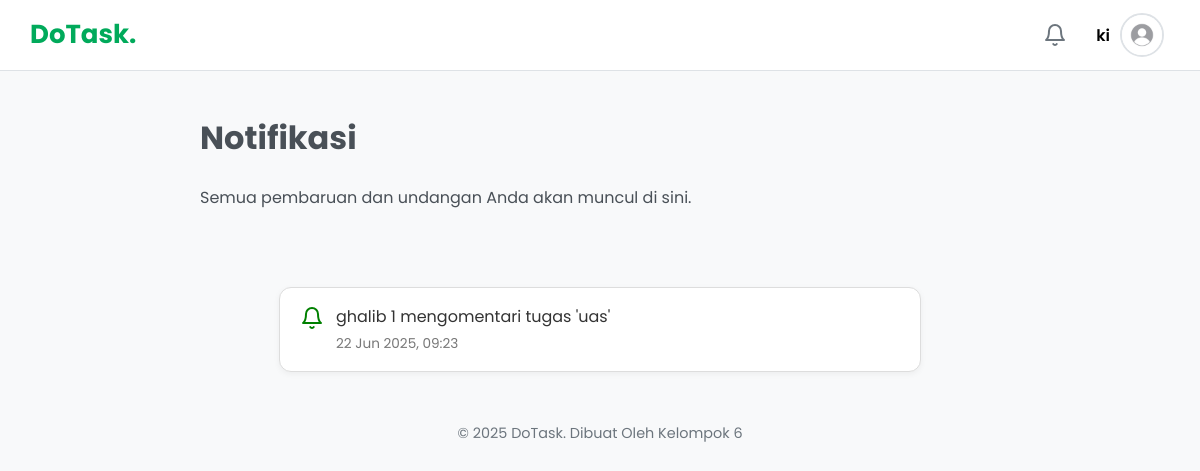
/notifications.php (signed in), run on the app's committed database.
### tables this page shows
CREATE TABLE `users` (
  `id` int(11) NOT NULL,
  `name` varchar(255) NOT NULL,
  `email` varchar(255) NOT NULL,
  `password` varchar(255) NOT NULL,
  `profile_picture` varchar(255) DEFAULT 'default.png',
  `role` enum('user','admin') NOT NULL DEFAULT 'user',
  `created_at` timestamp NOT NULL DEFAULT current_timestamp()
);

CREATE TABLE `notifications` (
  `id` int(11) NOT NULL,
  `user_id` int(11) NOT NULL,
  `message` varchar(255) NOT NULL,
  `link` varchar(255) DEFAULT NULL,
  `is_read` tinyint(1) NOT NULL DEFAULT 0,
  `created_at` timestamp NOT NULL DEFAULT current_timestamp()
);

### notifications.php (the view, shortened to what this page needs)
<?php
require 'config.php';
require 'templates/header.php';
$user_id = $_SESSION['user_id'];
$update_notif_query = "UPDATE notifications SET is_read = 1 WHERE user_id = $user_id AND is_read = 0";
mysqli_query($conn, $update_notif_query);
$notifications_query = "SELECT * FROM notifications WHERE user_id = $user_id ORDER BY created_at DESC";
$notifications_result = mysqli_query($conn, $notifications_query);
?>
<div class="content-wrapper">
    <header class="content-header-main">
        <h1>Notifikasi</h1>
        <p>Semua pembaruan dan undangan Anda akan muncul di sini.</p>
    </header>
    <div class="notification-list">
        <?php
        if (mysqli_num_rows($notifications_result) > 0):
            while ($notification = mysqli_fetch_assoc($notifications_result)):
        ?>
            <a href="<?php echo htmlspecialchars($notification['link']); ?>" class="notification-item">
                <div class="notification-icon">
                    <i data-feather="bell"></i>
                </div>
                <div class="notification-content">
                    <p class="notification-message"><?php echo htmlspecialchars($notification['message']); ?></p>
                    <span class="notification-time"><?php echo date('d M Y, H:i', strtotime($notification['created_at'])); ?></span>
                </div>
            </a>
        <?php
            endwhile;
        else:
            echo "<div class='no-tasks-message'>Tidak ada notifikasi untuk Anda saat ini.</div>";
        endif;
        ?>
    </div>
</div>
<?php
require 'templates/footer.php';
?>

### templates/header.php (shortened to what this page needs)
<?php
require_once __DIR__ . '/../config.php';
$user_profile_picture = 'default.png';
if (isset($_SESSION['user_id'])) {
    $user_id = $_SESSION['user_id'];
$pic_query = "SELECT profile_picture FROM users WHERE id = $user_id";
$pic_result = mysqli_query($conn, $pic_query);
if ($pic_row = mysqli_fetch_assoc($pic_result)) {
    $user_profile_picture = $pic_row['profile_picture'];
} else {
    $user_profile_picture = "default.png";
}
}
?>
<!DOCTYPE html>
<html lang="id">
<head>
    <link rel="stylesheet" href="assets/css/style.css">
</head>
<body>
    <header class="app-header">
        <div class="header-container">
            <div class="logotype">
                <p>DoTask.</a>
            </div>
            <?php if (isset($_SESSION['user_id'])): ?>
                <div class="header-right-actions">
                    <a href="notifications.php" class="header-action-btn" title="Notifikasi">
                        <i data-feather="bell"></i>
                    </a>
                    <div class="profile-menu">
                        <button class="profile-toggle" id="profile-toggle-btn">
                            <span><?php echo htmlspecialchars($_SESSION['user_name']); ?></span>
                            <img src="uploads/<?php echo htmlspecialchars($user_profile_picture); ?>" alt="Profil" class="profile-avatar">
                        </button>
                    </div>
                </div>
            <?php endif; ?>
        </div>
    </header>
    <div class="main-container">

### assets/css/style.css (style rules this page uses)
:root { --primary-color: #01aa5b; --primary-hover: #018d4a; --dark-text: #212529; --body-text: #495057; --light-text: #6c757d; --light-bg: #f8f9fa; --border-color: #dee2e6; --white-color: #FFFFFF; --shadow: 0 4px 15px rgba(0, 0, 0, 0.07); --success-color: #198754; --danger-color: #dc3545; }
body { font-family: 'Poppins', sans-serif; background-color: var(--light-bg); color: var(--body-text); line-height: 1.6; margin: 0; }
.app-header { background-color: var(--white-color); border-bottom: 1px solid var(--border-color); padding: 0 30px; position: sticky; top: 0; z-index: 1000; }
.header-container { display: flex; justify-content: space-between; align-items: center; height: 70px; }
.logotype p { font-size: 26px; font-weight: 700; color: var(--primary-color); text-decoration: none; }
.profile-menu { position: relative; }
.profile-toggle { display: flex; align-items: center; background: none; border: none; cursor: pointer; padding: 6px; border-radius: 30px; transition: background-color 0.2s; }
.profile-toggle span { font-weight: 600; margin-right: 10px; }
.profile-avatar { width: 40px; height: 40px; border-radius: 50%; object-fit: cover; border: 2px solid var(--border-color); }
button, .btn { font-family: 'Poppins', sans-serif; padding: 12px 24px; font-size: 16px; font-weight: 600; }
:root { --todoist-red: #db4c3f; --todoist-red-hover: #c94436; }
.content-header-main { max-width: 800px; margin: 0 auto; padding: 20px; }
.header-right-actions { display: flex; align-items: center; gap: 15px; }
.header-action-btn { position: relative; color: var(--light-text); padding: 8px; border-radius: 50%; display: flex; align-items: center; justify-content: center; transition: background-color 0.2s, color 0.2s; }
.notification-list { display: flex; flex-direction: column; align-items: center; margin-top: 40px; }
.notification-item { display: flex; align-items: flex-start; background-color: #fff; border: 1px solid #ddd; border-radius: 12px; padding: 16px 20px; max-width: 600px; width: 100%; margin-bottom: 16px; text-decoration: none; color: #333; box-shadow: 0 2px 6px rgba(0,0,0,0.05); transition: background-color 0.2s; }
.notification-icon { color: green; font-size: 20px; margin-right: 12px; margin-top: 2px; }
.notification-content { flex: 1; }
.notification-message { margin: 0; font-size: 1rem; }
.notification-time { font-size: 0.85rem; color: #777; margin-top: 4px; display: block; }

### data on the page
users: profile_picture (placeholder picture)
notifications: message "ghalib 1 mengomentari tugas 'uas'", created_at "22 Jun 2025, 09:23"

### other printed values
$_SESSION['user_name'] "ki"
